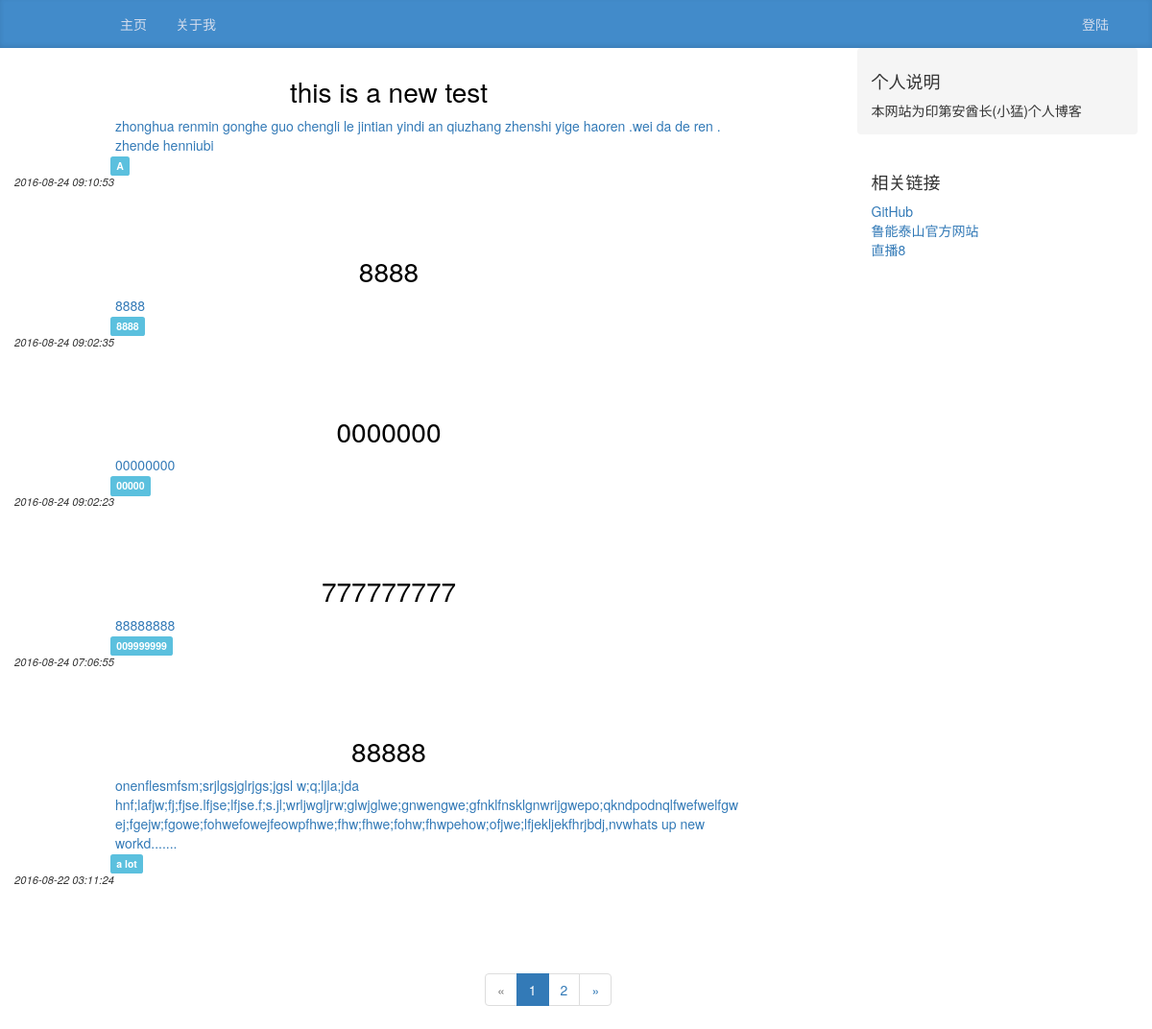
Before: / with the older database file.
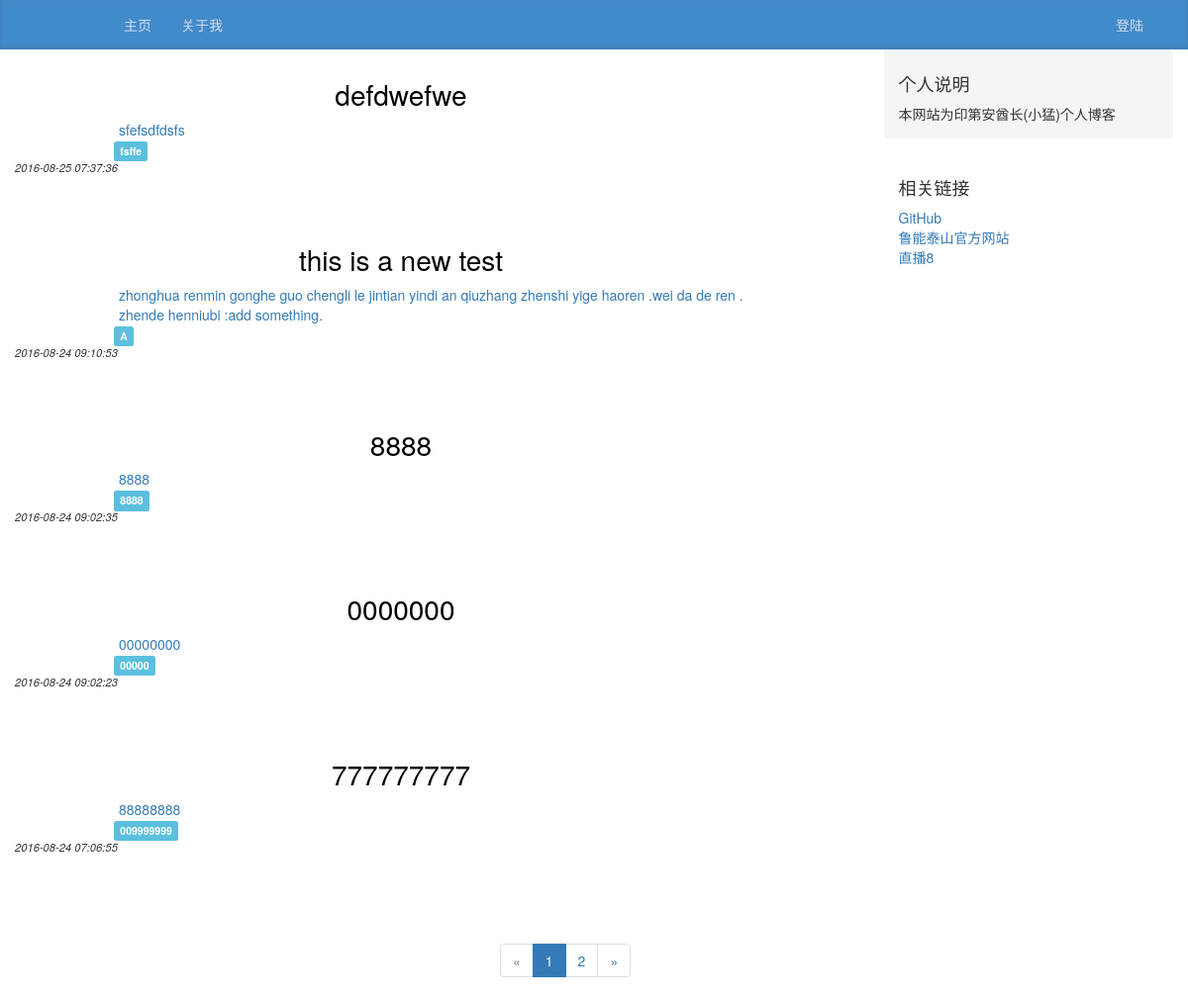
After: the same page with the newer database file.
### app/models.py (models this page shows, shortened)
class Article(db.Model):
    __tablename__='articles'
    id=db.Column(db.Integer,primary_key=True)
    body = db.Column(db.Text)
    timestamp = db.Column(db.DateTime, index=True, default=datetime.utcnow)
    title=db.Column(db.String(64),index=True)
    item_id = db.Column(db.Integer, db.ForeignKey('items.id'))
    body_html = db.Column(db.Text)

class Item(db.Model):
    __tablename__='items'
    id=db.Column(db.Integer, primary_key=True)
    tag=db.Column(db.String(64))
    articles = db.relationship('Article', backref='item')

### app/main/views.py (the view)
@main.route('/')
def index():
    page = request.args.get('page', 1, type=int)
    pagination = Article.query.order_by(Article.timestamp.desc()).paginate(page, per_page=current_app.config['FLASKY_POSTS_PER_PAGE'],error_out=False)
    articles = pagination.items
    return render_template('index.html',articles=articles,pagination=pagination)

### app/main/views.py (called while the page is built)
@main.context_processor
def appinfo():
    return dict(appname=current_app.name)

@main.context_processor
def get_current_time():
    def get_time(timeFormat="%b %d, %Y - %H:%M:%S"):
        return time.strftime(timeFormat)
    return dict(current_time=get_time)

### app/templates/index.html (shortened to what this page needs)
{% extends "base.html" %}
{% import "bootstrap/wtf.html" as wtf %}
{% import "_macros.html" as macros %}
{% block page_content %}
<div class="row">
<div class="col-sm-8 articles">
    {% for article in articles%}
    <div class="article">
        <div class="article-title">
            <a href="{{ url_for('.article',id=article.id) }}">
                <h5>{{ article.title }}</h5>
            </a>
        </div>
        <a href="{{ url_for('.article',id=article.id) }}">
            <div class="article_body">
                {% if article.body_html %}
                    {{ article.body_html | safe | truncate(200,  killwords=False, end='...') }}
                {% else %}
                    {{ article.body | safe | truncate(300,killwords=False,end='.......') }}
                {% endif%}
            </div>
        </a>
        <div class="row">
            <a class="article_tag" href="{{ url_for('.item',tag = article.item.tag) }}">
                <span class="label label-info">
                {{ article.item.tag }}
                </span>
            </a>
            <p class="article_time">{{ moment(article.timestamp).format('YYYY-MM-DD HH:mm:ss') }} </p>
        </div>
    </div>
    {% endfor %}
</div>
<div class="col-sm-3 col-sm-offset-1 blog-sidebar">
    {% block sidebar %}
        <div class="sidebar-module sidebar-module-inset">
            <h4>个人说明</h4>
                <p>本网站为印第安酋长(小猛)个人博客</p>
        </div>
        <div class="sidebar-module">
            <h4>相关链接</h4>
                <ol class="list-unstyled">
                    <li><a href="https://github.com/">GitHub</a></li>
                    <li><a href="http://www.lnts.com.cn/">鲁能泰山官方网站</a></li>
                    <li><a href="http://www.zhibo8.cc/index.html">直播8</a></li>
                </ol>
        </div>
        <div class="sidebar-module">
            </div>
        {% endblock %}
</div>
</div>
<div class="col-lg-offset-5 col-sm-offset-5">
    {{ macros.pagination_widget(pagination,'.index') }}
</div>
{% endblock %}

### app/templates/base.html (shortened to what this page needs)
{% extends "bootstrap/base.html" %}
{% block head %}
{{ super() }}
<link rel="stylesheet" type="text/css" href="{{ url_for('static', filename='styles.css') }}">
<link href="http://cdn.bootcss.com/highlight.js/9.2.0/styles/ir-black.min.css" rel="stylesheet">
{% endblock %}
{% block navbar %}
<div class="blog-head" role="navigation">
    <div class="container">
        <div class="navbar-collapse collapse">
            <ul class="nav navbar-nav">
                <li><a class="blog-nav-item" href="/">主页</a></li>
                <li><a class="blog-nav-item" href="/about">关于我</a>
            </ul>
            <ul class="nav navbar-nav navbar-right">
                {% if current_user.is_authenticated %}
                <li><a class="blog-nav-item" href="{{ url_for('main.publish') }}">发布文章</a></li>
                <li><a class="blog-nav-item" href="{{ url_for('auth.logout') }}">登出</a></li>
                {% else %}
                <li><a class="blog-nav-item" href="{{ url_for('auth.login') }}">登陆</a></li>
                {% endif %}
            </ul>
        </div>
    </div>
</div>
{% endblock %}
{% block content %}
<div class="container">
    {% block page_content %}{% endblock %}
</div>
{% endblock %}

### app/templates/_macros.html
{% macro pagination_widget(pagination, endpoint) %}
<ul class="pagination">
    <li{% if not pagination.has_prev %} class="disabled"{% endif %}>
        <a href="{% if pagination.has_prev %}{{ url_for(endpoint, page=pagination.prev_num, **kwargs) }}{% else %}#{% endif %}">
            &laquo;
        </a>
    </li>
    {% for p in pagination.iter_pages() %}
        {% if p %}
            {% if p == pagination.page %}
            <li class="active">
                <a href="{{ url_for(endpoint, page = p, **kwargs) }}">{{ p }}</a>
            </li>
            {% else %}
            <li>
                <a href="{{ url_for(endpoint, page = p, **kwargs) }}">{{ p }}</a>
            </li>
            {% endif %}
        {% else %}
        <li class="disabled"><a href="#">&hellip;</a></li>
        {% endif %}
    {% endfor %}
    <li{% if not pagination.has_next %} class="disabled"{% endif %}>
        <a href="{% if pagination.has_next %}{{ url_for(endpoint, page=pagination.next_num, **kwargs) }}{% else %}#{% endif %}">
            &raquo;
        </a>
    </li>
</ul>
{% endmacro %}

### app/static/styles.css (style rules this page uses)
.article { margin-top:30px; margin-bottom: 60px; }
.article-title h5 { margin-left: 0px; color:black; font-size:100%; }
.article_body { margin-left: 90px; margin-right:10px; word-wrap: break-word; word-break: normal; }
.article_time { font-style: italic; font-size:0.8em; }
.article_tag { top:25px; margin-left:100px; }
.blog-head { background-color: #428bca; -webkit-box-shadow: inset 0 -2px 5px rgba(0,0,0,.1); box-shadow: inset 0 -2px 5px rgba(0,0,0,.1); }
.blog-nav-item { position: relative; display: inline-block; padding: 10px; font-weight: 500; color: #D4DDED; }
.article-title { text-align: center; margin-left: 0px; font-size: 200%; }
.sidebar-module { padding: 15px; margin: 0 -15px 15px; }
.sidebar-module-inset { padding: 15px; background-color: #f5f5f5; border-radius: 4px; }
.sidebar-module-inset p:last-child, .sidebar-module-inset ul:last-child, .sidebar-module-inset ol:last-child { margin-bottom: 0; }
.navbar-collapse { padding-left:80px; }
span.label-info { margin-left: 0px; }

Changed rows visible on the page:
no longer on this page (row unchanged): Article: title "88888", body "onenflesmfsm;srjlgsjglrjgs;jgsl w;q;ljla;jda hnf;lafjw;fj;fjse.lfjse;lfjse.f;s.jl;wrljwgljrw;glwjglwe;gnwengwe;gfnklfnsklgnwrijgwepo;qkndpodnqlfwefwelfgwej;fgejw;fgowe;fohwefowejfeowpfhwe;fhw;fhwe;fohw;fhwpehow;ofjwe;lfjekljekfhrjbdj,nvwhats up new workd.......", item.tag "a lot", timestamp "2016-08-22 03:11:24"
added Article: title "defdwefwe", body "sfefsdfdsfs", item.tag "fsffe", timestamp "2016-08-25 07:37:36"
changed Article "this is a new test": body "zhonghua renmin gonghe guo chengli le jintian yindi an qiuzhang zhenshi yige haoren .wei da de ren . zhende henniubi" → "zhonghua renmin gonghe guo chengli le jintian yindi an qiuzhang zhenshi yige haoren .wei da de ren . zhende henniubi :add something."
